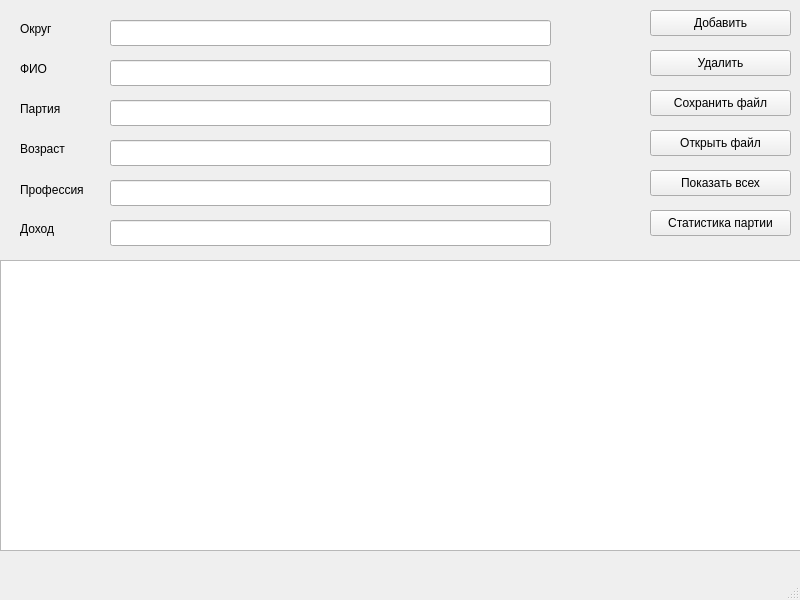
<?xml version="1.0" encoding="UTF-8"?>
<ui version="4.0">
 <class>MainWindow</class>
 <widget class="QMainWindow" name="MainWindow">
  <property name="geometry">
   <rect>
    <x>0</x>
    <y>0</y>
    <width>800</width>
    <height>600</height>
   </rect>
  </property>
  <property name="windowTitle">
   <string>MainWindow</string>
  </property>
  <widget class="QWidget" name="centralwidget">
   <widget class="QLineEdit" name="editDistrict">
    <property name="geometry">
     <rect>
      <x>110</x>
      <y>20</y>
      <width>441</width>
      <height>26</height>
     </rect>
    </property>
    <property name="text">
     <string/>
    </property>
   </widget>
   <widget class="QLineEdit" name="editName">
    <property name="geometry">
     <rect>
      <x>110</x>
      <y>60</y>
      <width>441</width>
      <height>26</height>
     </rect>
    </property>
    <property name="text">
     <string/>
    </property>
   </widget>
   <widget class="QLineEdit" name="editParty">
    <property name="geometry">
     <rect>
      <x>110</x>
      <y>100</y>
      <width>441</width>
      <height>26</height>
     </rect>
    </property>
    <property name="text">
     <string/>
    </property>
   </widget>
   <widget class="QLineEdit" name="editAge">
    <property name="geometry">
     <rect>
      <x>110</x>
      <y>140</y>
      <width>441</width>
      <height>26</height>
     </rect>
    </property>
    <property name="text">
     <string/>
    </property>
   </widget>
   <widget class="QLineEdit" name="editProfession">
    <property name="geometry">
     <rect>
      <x>110</x>
      <y>180</y>
      <width>441</width>
      <height>26</height>
     </rect>
    </property>
    <property name="text">
     <string/>
    </property>
   </widget>
   <widget class="QLineEdit" name="editIncome">
    <property name="geometry">
     <rect>
      <x>110</x>
      <y>220</y>
      <width>441</width>
      <height>26</height>
     </rect>
    </property>
    <property name="text">
     <string/>
    </property>
   </widget>
   <widget class="QPushButton" name="btnAdd">
    <property name="geometry">
     <rect>
      <x>650</x>
      <y>10</y>
      <width>141</width>
      <height>26</height>
     </rect>
    </property>
    <property name="text">
     <string>Добавить</string>
    </property>
   </widget>
   <widget class="QPushButton" name="btnDelete">
    <property name="geometry">
     <rect>
      <x>650</x>
      <y>50</y>
      <width>141</width>
      <height>26</height>
     </rect>
    </property>
    <property name="text">
     <string>Удалить</string>
    </property>
   </widget>
   <widget class="QPushButton" name="btnSave">
    <property name="geometry">
     <rect>
      <x>650</x>
      <y>90</y>
      <width>141</width>
      <height>26</height>
     </rect>
    </property>
    <property name="text">
     <string>Сохранить файл</string>
    </property>
   </widget>
   <widget class="QPushButton" name="btnOpen">
    <property name="geometry">
     <rect>
      <x>650</x>
      <y>130</y>
      <width>141</width>
      <height>26</height>
     </rect>
    </property>
    <property name="text">
     <string>Открыть файл</string>
    </property>
   </widget>
   <widget class="QPushButton" name="btnShow">
    <property name="geometry">
     <rect>
      <x>650</x>
      <y>170</y>
      <width>141</width>
      <height>26</height>
     </rect>
    </property>
    <property name="text">
     <string>Показать всех</string>
    </property>
   </widget>
   <widget class="QPushButton" name="btnStats">
    <property name="geometry">
     <rect>
      <x>650</x>
      <y>210</y>
      <width>141</width>
      <height>26</height>
     </rect>
    </property>
    <property name="text">
     <string>Статистика партии</string>
    </property>
   </widget>
   <widget class="QTextEdit" name="memo">
    <property name="geometry">
     <rect>
      <x>0</x>
      <y>260</y>
      <width>801</width>
      <height>291</height>
     </rect>
    </property>
   </widget>
   <widget class="QLabel" name="label">
    <property name="geometry">
     <rect>
      <x>20</x>
      <y>20</y>
      <width>66</width>
      <height>18</height>
     </rect>
    </property>
    <property name="text">
     <string>Округ</string>
    </property>
   </widget>
   <widget class="QLabel" name="label_2">
    <property name="geometry">
     <rect>
      <x>20</x>
      <y>60</y>
      <width>66</width>
      <height>18</height>
     </rect>
    </property>
    <property name="text">
     <string>ФИО</string>
    </property>
   </widget>
   <widget class="QLabel" name="label_3">
    <property name="geometry">
     <rect>
      <x>20</x>
      <y>100</y>
      <width>66</width>
      <height>18</height>
     </rect>
    </property>
    <property name="text">
     <string>Партия</string>
    </property>
   </widget>
   <widget class="QLabel" name="label_4">
    <property name="geometry">
     <rect>
      <x>20</x>
      <y>140</y>
      <width>66</width>
      <height>18</height>
     </rect>
    </property>
    <property name="text">
     <string>Возраст</string>
    </property>
   </widget>
   <widget class="QLabel" name="label_5">
    <property name="geometry">
     <rect>
      <x>20</x>
      <y>180</y>
      <width>81</width>
      <height>20</height>
     </rect>
    </property>
    <property name="text">
     <string>Профессия</string>
    </property>
   </widget>
   <widget class="QLabel" name="label_6">
    <property name="geometry">
     <rect>
      <x>20</x>
      <y>220</y>
      <width>66</width>
      <height>18</height>
     </rect>
    </property>
    <property name="text">
     <string>Доход</string>
    </property>
   </widget>
  </widget>
  <widget class="QMenuBar" name="menubar">
   <property name="geometry">
    <rect>
     <x>0</x>
     <y>0</y>
     <width>800</width>
     <height>23</height>
    </rect>
   </property>
  </widget>
  <widget class="QStatusBar" name="statusbar"/>
 </widget>
 <resources/>
 <connections/>
</ui>
